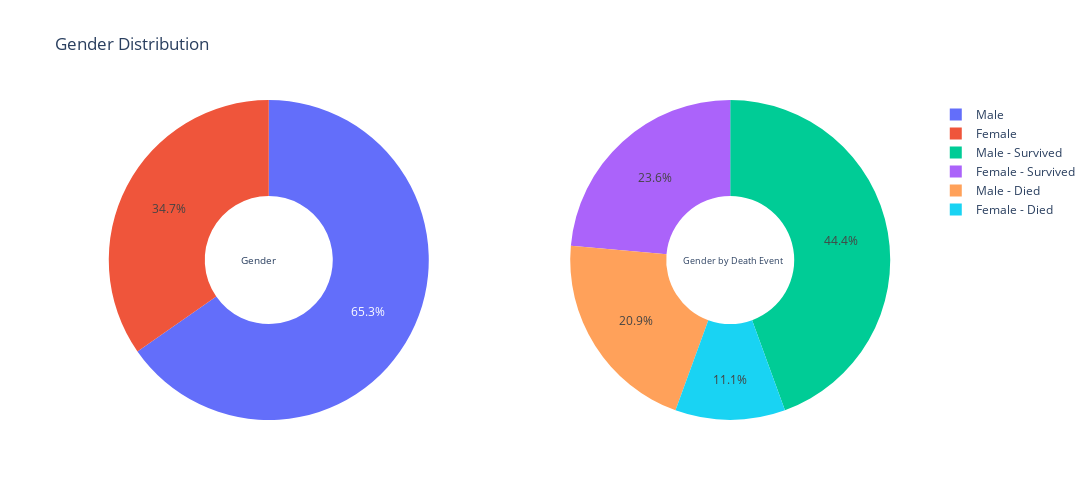

Here is the notebook cell this chart was saved with:
### Code cell
# Gender Distribution

d1 = dataset[(dataset['DEATH_EVENT']==0) & (dataset['sex'] == 1)]
d2 = dataset[(dataset['DEATH_EVENT']==1) & (dataset['sex'] == 1)]
d3 = dataset[(dataset['DEATH_EVENT']==0) & (dataset['sex'] == 0)]
d4 = dataset[(dataset['DEATH_EVENT']==1) & (dataset['sex'] == 0)]

label_1 = ['Male', 'Female']
label_2 = ['Male - Survived', 'Male - Died', 'Female - Survived', 'Female - Died']

values_1 = [(len(d1) + len(d2)), (len(d3) + len(d4))]
values_2 = [len(d1), len(d2), len(d3), len(d4)]

# subplots: domain type for pie subplot
fig = make_subplots(rows = 1, cols = 2, specs = [[{'type': 'domain'}, {'type': 'domain'}]])
fig.add_trace(go.Pie(labels = label_1, values = values_1, name = 'Gender'), 1, 1)
fig.add_trace(go.Pie(labels = label_2, values = values_2, name = 'Gender by Death Event'), 1, 2)

# create donut pie chart
fig.update_traces(hole = 0.4, hoverinfo = 'label+percent')

fig.update_layout(
    title_text = 'Gender Distribution',
    # annotate center of donut
    annotations = [dict(text = 'Gender', x = 0.19, y = 0.5, font_size = 10, showarrow = False),
                    dict(text = 'Gender by Death Event', x = 0.84, y = 0.5, font_size = 9, showarrow = False)],
    autosize = False, width = 1200, height = 500, paper_bgcolor = 'white'
)

fig.show()

### Figure 1 — Plotly figure (JSON) as saved in the notebook; plotly's stock layout.template omitted (floating-point values rounded to 4 significant figures)
{"data": [{"domain": {"x": [0, 0.45], "y": [0, 1]}, "hole": 0.4, "hoverinfo": "label+percent", "labels": ["Male", "Female"], "name": "Gender", "type": "pie", "values": [194, 103]}, {"domain": {"x": [0.55, 1], "y": [0, 1]}, "hole": 0.4, "hoverinfo": "label+percent", "labels": ["Male - Survived", "Male - Died", "Female - Survived", "Female - Died"], "name": "Gender by Death Event", "type": "pie", "values": [132, 62, 70, 33]}], "layout": {"annotations": [{"font": {"size": 10}, "showarrow": false, "text": "Gender", "x": 0.19, "y": 0.5}, {"font": {"size": 9}, "showarrow": false, "text": "Gender by Death Event", "x": 0.84, "y": 0.5}], "autosize": false, "height": 500, "paper_bgcolor": "white", "title": {"text": "Gender Distribution"}, "width": 1200}}
